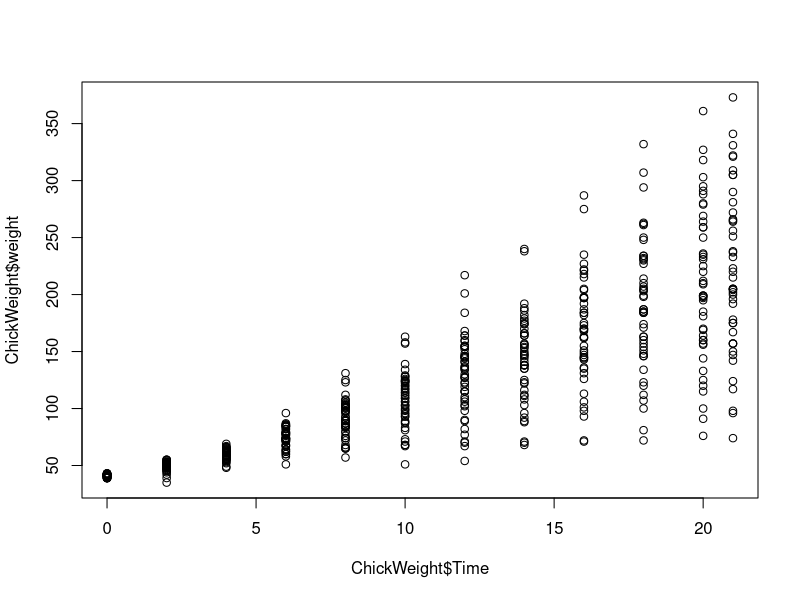
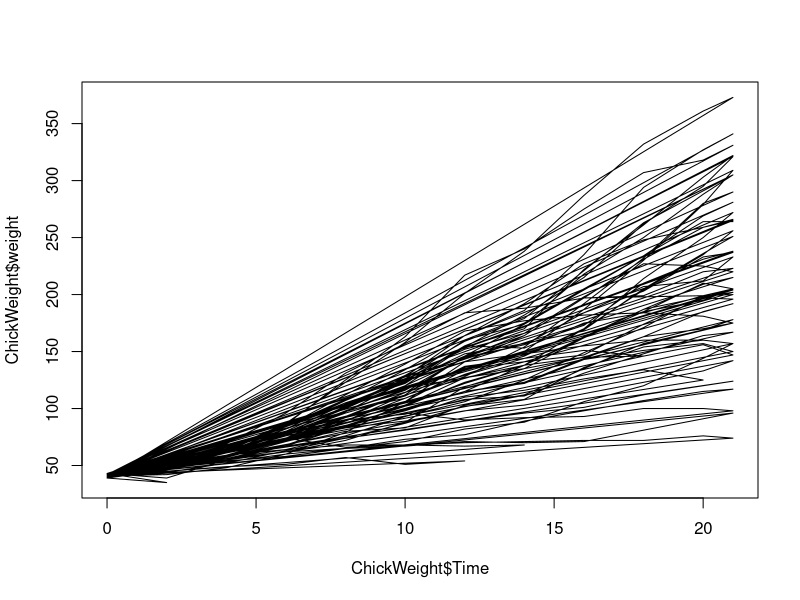
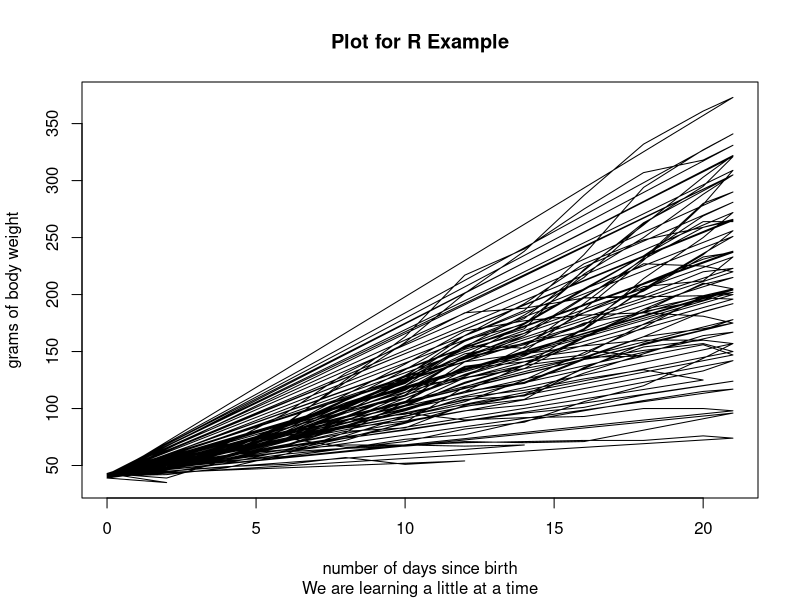
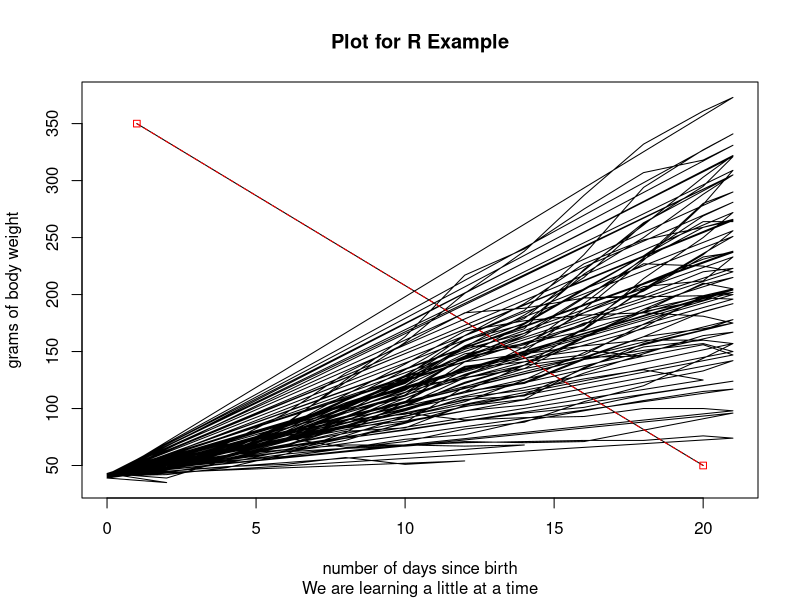
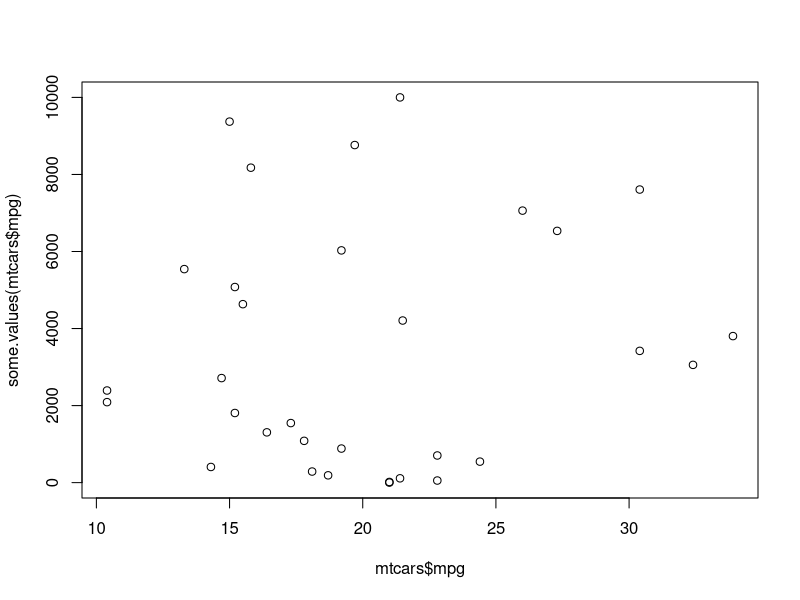
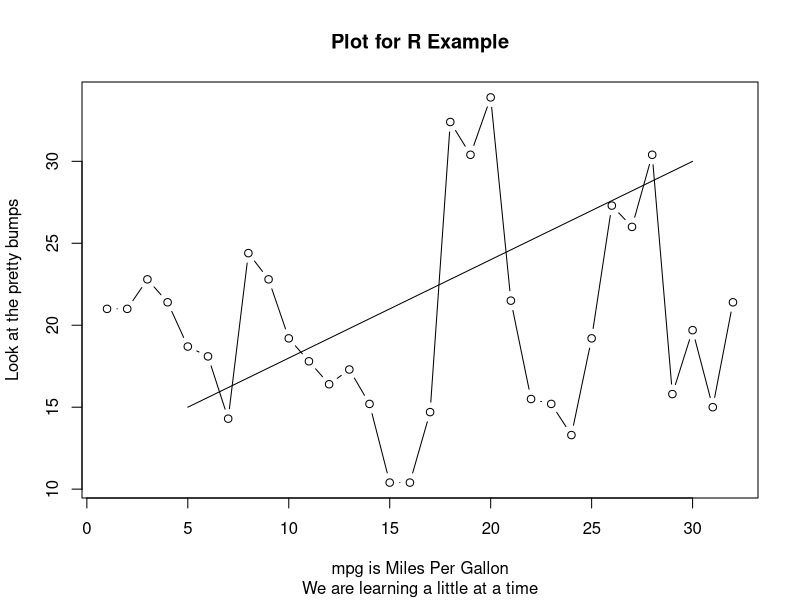
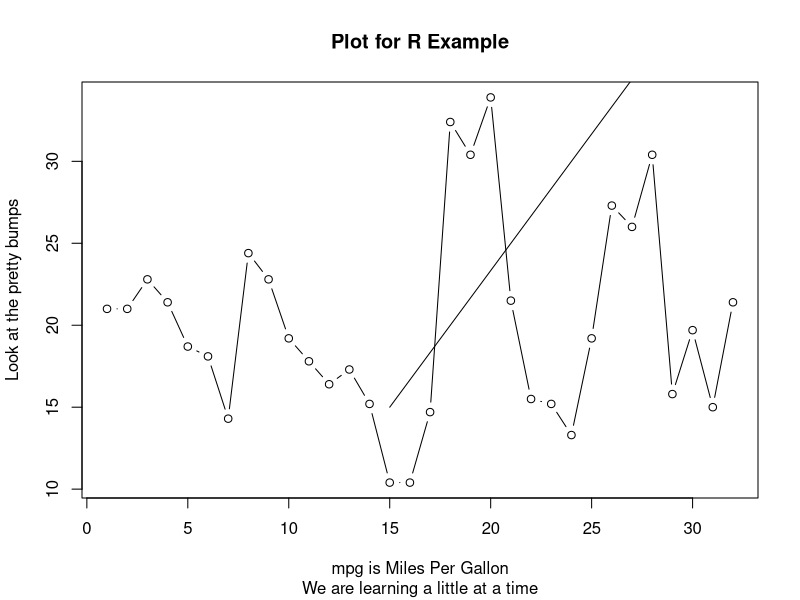

Write the R code that produced these figures, in order.
# Copyright Mark Niemann-Ross, 2017
# Author: Mark Niemann-Ross. mark.niemannross@gmail.com
# LinkedIn: https://www.linkedin.com/in/markniemannross/
# Github: https://github.com/mnr
# More Learning: http://niemannross.com/link/mnratlil
# Description: Example file for plot

# main idea: a quick overview of plotting in R

data("ChickWeight")

# the simplest of all plots
plot(ChickWeight$Time,ChickWeight$weight)

# change the appearance of the plotted points
plot(ChickWeight$Time,ChickWeight$weight,type = "l")

# setting the titles and labels
plot(ChickWeight$Time,ChickWeight$weight,
     type = "l",
     main = "Plot for R Example",
     sub = "We are learning a little at a time",
     xlab="number of days since birth",
     ylab="grams of body weight")

# adding another line to a plot
plot(ChickWeight$Time,ChickWeight$weight,
     type = "l",
     main = "Plot for R Example",
     sub = "We are learning a little at a time",
     xlab="number of days since birth",
     ylab="grams of body weight")
lines(c(1,20),c(350,50)) # lines(c(x1-value,x2-value),c(y1-value,y2-value))

# change the appearance of the graph
?lines
?par
lines(c(1,20),c(350,50), type="o", pch=22, lty=2, col="red")

# You can also use functions as x and y arguments
some.values <- function(my.something) { 
  return(seq(from=1, to=100,length.out = length(my.something))^2)
  }
plot(mtcars$mpg,some.values(mtcars$mpg))

# clever trick - put a plot in a function
plotThis <- function(lineX,lineY) {plot(mtcars$mpg,
     type = "b",
     main = "Plot for R Example",
     sub = "We are learning a little at a time",
     xlab="mpg is Miles Per Gallon",
     ylab="Look at the pretty bumps")
lines(lineX,lineY)
}
plotThis(c(5,30),c(15,30))
plotThis(c(15,30),c(15,40))
